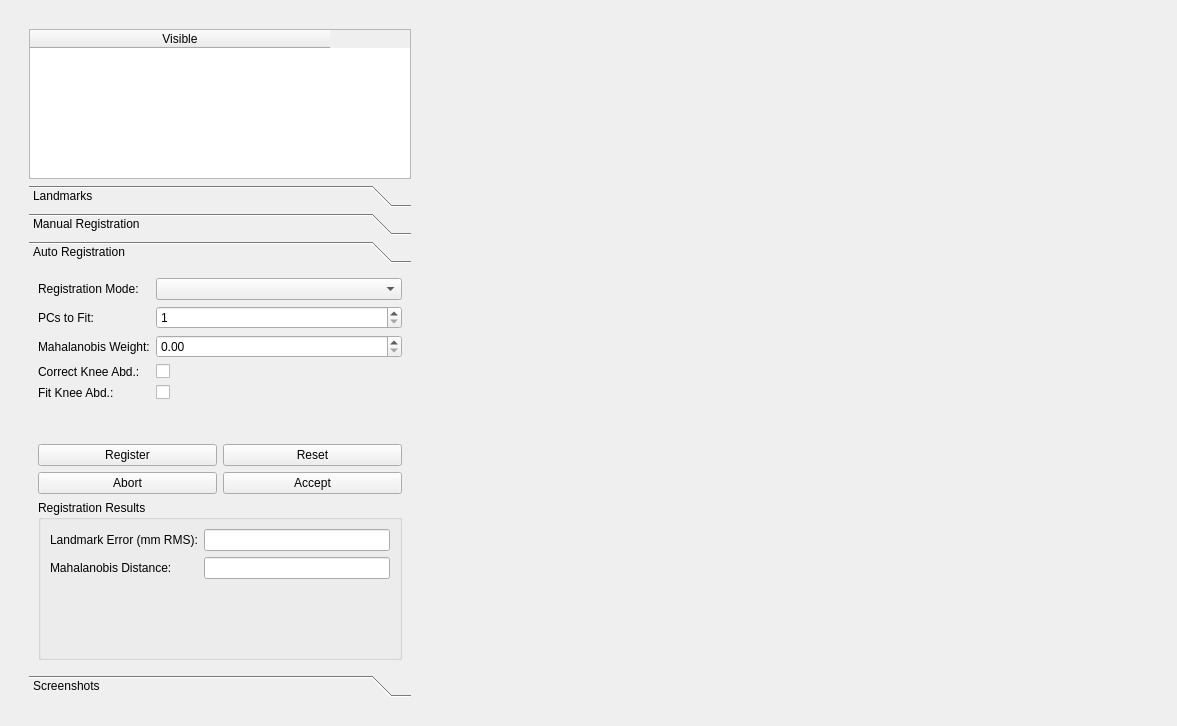
<?xml version="1.0" encoding="UTF-8"?>
<ui version="4.0">
 <class>Dialog</class>
 <widget class="QDialog" name="Dialog">
  <property name="geometry">
   <rect>
    <x>0</x>
    <y>0</y>
    <width>1177</width>
    <height>726</height>
   </rect>
  </property>
  <property name="sizePolicy">
   <sizepolicy hsizetype="Preferred" vsizetype="Preferred">
    <horstretch>0</horstretch>
    <verstretch>0</verstretch>
   </sizepolicy>
  </property>
  <property name="windowTitle">
   <string>Lower Limb Registration</string>
  </property>
  <layout class="QHBoxLayout" name="horizontalLayout_2">
   <item>
    <widget class="QWidget" name="widgetMain" native="true">
     <property name="enabled">
      <bool>true</bool>
     </property>
     <property name="sizePolicy">
      <sizepolicy hsizetype="Preferred" vsizetype="Preferred">
       <horstretch>0</horstretch>
       <verstretch>0</verstretch>
      </sizepolicy>
     </property>
     <property name="maximumSize">
      <size>
       <width>16777215</width>
       <height>16777215</height>
      </size>
     </property>
     <layout class="QGridLayout" name="gridLayout">
      <item row="0" column="1">
       <widget class="MayaviSceneWidget" name="MayaviScene" native="true">
        <property name="sizePolicy">
         <sizepolicy hsizetype="Preferred" vsizetype="Expanding">
          <horstretch>1</horstretch>
          <verstretch>1</verstretch>
         </sizepolicy>
        </property>
       </widget>
      </item>
      <item row="0" column="0">
       <widget class="QWidget" name="widget" native="true">
        <property name="sizePolicy">
         <sizepolicy hsizetype="Preferred" vsizetype="Preferred">
          <horstretch>0</horstretch>
          <verstretch>0</verstretch>
         </sizepolicy>
        </property>
        <property name="minimumSize">
         <size>
          <width>400</width>
          <height>0</height>
         </size>
        </property>
        <property name="maximumSize">
         <size>
          <width>600</width>
          <height>16777215</height>
         </size>
        </property>
        <layout class="QVBoxLayout" name="verticalLayout_3">
         <item>
          <widget class="QTableWidget" name="tableWidget">
           <property name="sizePolicy">
            <sizepolicy hsizetype="Preferred" vsizetype="Maximum">
             <horstretch>0</horstretch>
             <verstretch>0</verstretch>
            </sizepolicy>
           </property>
           <property name="minimumSize">
            <size>
             <width>0</width>
             <height>0</height>
            </size>
           </property>
           <property name="maximumSize">
            <size>
             <width>16777215</width>
             <height>150</height>
            </size>
           </property>
           <property name="sortingEnabled">
            <bool>false</bool>
           </property>
           <attribute name="horizontalHeaderVisible">
            <bool>true</bool>
           </attribute>
           <attribute name="horizontalHeaderCascadingSectionResizes">
            <bool>false</bool>
           </attribute>
           <attribute name="horizontalHeaderMinimumSectionSize">
            <number>300</number>
           </attribute>
           <attribute name="horizontalHeaderDefaultSectionSize">
            <number>300</number>
           </attribute>
           <column>
            <property name="text">
             <string>Visible</string>
            </property>
           </column>
          </widget>
         </item>
         <item>
          <widget class="QToolBox" name="toolBox">
           <property name="minimumSize">
            <size>
             <width>0</width>
             <height>0</height>
            </size>
           </property>
           <property name="currentIndex">
            <number>2</number>
           </property>
           <widget class="QWidget" name="page_2">
            <property name="geometry">
             <rect>
              <x>0</x>
              <y>0</y>
              <width>334</width>
              <height>356</height>
             </rect>
            </property>
            <attribute name="label">
             <string>Landmarks</string>
            </attribute>
            <layout class="QFormLayout" name="formLayout_3">
             <property name="fieldGrowthPolicy">
              <enum>QFormLayout::AllNonFixedFieldsGrow</enum>
             </property>
             <item row="0" column="0" colspan="2">
              <widget class="QTableWidget" name="tableWidgetLandmarks">
               <property name="minimumSize">
                <size>
                 <width>0</width>
                 <height>200</height>
                </size>
               </property>
               <attribute name="horizontalHeaderCascadingSectionResizes">
                <bool>false</bool>
               </attribute>
               <attribute name="horizontalHeaderMinimumSectionSize">
                <number>100</number>
               </attribute>
               <attribute name="horizontalHeaderDefaultSectionSize">
                <number>150</number>
               </attribute>
               <column>
                <property name="text">
                 <string>Model Landmarks</string>
                </property>
               </column>
               <column>
                <property name="text">
                 <string>MoCap Landmarks</string>
                </property>
               </column>
              </widget>
             </item>
             <item row="7" column="0">
              <widget class="QLabel" name="label_23">
               <property name="text">
                <string>Marker Radius</string>
               </property>
              </widget>
             </item>
             <item row="7" column="1">
              <widget class="QDoubleSpinBox" name="doubleSpinBox_markerRadius"/>
             </item>
             <item row="8" column="0">
              <widget class="QLabel" name="label_24">
               <property name="text">
                <string>Skin Padding</string>
               </property>
              </widget>
             </item>
             <item row="8" column="1">
              <widget class="QDoubleSpinBox" name="doubleSpinBox_skinPad"/>
             </item>
             <item row="1" column="1">
              <layout class="QHBoxLayout" name="horizontalLayout">
               <item>
                <widget class="QPushButton" name="pushButton_addLandmark">
                 <property name="text">
                  <string>Add Landmark</string>
                 </property>
                </widget>
               </item>
               <item>
                <widget class="QPushButton" name="pushButton_removeLandmark">
                 <property name="text">
                  <string>Remove Landmarks</string>
                 </property>
                </widget>
               </item>
              </layout>
             </item>
            </layout>
           </widget>
           <widget class="QWidget" name="page">
            <property name="geometry">
             <rect>
              <x>0</x>
              <y>0</y>
              <width>381</width>
              <height>288</height>
             </rect>
            </property>
            <attribute name="label">
             <string>Manual Registration</string>
            </attribute>
            <layout class="QVBoxLayout" name="verticalLayout_5">
             <item>
              <layout class="QFormLayout" name="formLayout_5">
               <property name="fieldGrowthPolicy">
                <enum>QFormLayout::AllNonFixedFieldsGrow</enum>
               </property>
               <item row="1" column="0">
                <widget class="QLabel" name="label_14">
                 <property name="text">
                  <string>Shape Modes:</string>
                 </property>
                </widget>
               </item>
               <item row="2" column="0">
                <widget class="QLabel" name="label_18">
                 <property name="text">
                  <string>Scaling:</string>
                 </property>
                </widget>
               </item>
               <item row="3" column="0">
                <widget class="QLabel" name="label_19">
                 <property name="text">
                  <string>Pelvis Trans.</string>
                 </property>
                </widget>
               </item>
               <item row="3" column="1">
                <layout class="QHBoxLayout" name="horizontalLayout_11">
                 <item>
                  <widget class="QDoubleSpinBox" name="doubleSpinBox_ptx">
                   <property name="minimum">
                    <double>-10000.000000000000000</double>
                   </property>
                   <property name="maximum">
                    <double>10000.000000000000000</double>
                   </property>
                  </widget>
                 </item>
                 <item>
                  <widget class="QDoubleSpinBox" name="doubleSpinBox_pty">
                   <property name="minimum">
                    <double>-10000.000000000000000</double>
                   </property>
                   <property name="maximum">
                    <double>10000.000000000000000</double>
                   </property>
                  </widget>
                 </item>
                 <item>
                  <widget class="QDoubleSpinBox" name="doubleSpinBox_ptz">
                   <property name="minimum">
                    <double>-10000.000000000000000</double>
                   </property>
                   <property name="maximum">
                    <double>10000.000000000000000</double>
                   </property>
                  </widget>
                 </item>
                </layout>
               </item>
               <item row="4" column="0">
                <widget class="QLabel" name="label_20">
                 <property name="text">
                  <string>Pelvis Rot.</string>
                 </property>
                </widget>
               </item>
               <item row="4" column="1">
                <layout class="QHBoxLayout" name="horizontalLayout_12">
                 <item>
                  <widget class="QDoubleSpinBox" name="doubleSpinBox_prx">
                   <property name="minimum">
                    <double>-360.000000000000000</double>
                   </property>
                   <property name="maximum">
                    <double>360.000000000000000</double>
                   </property>
                  </widget>
                 </item>
                 <item>
                  <widget class="QDoubleSpinBox" name="doubleSpinBox_pry">
                   <property name="minimum">
                    <double>-360.000000000000000</double>
                   </property>
                   <property name="maximum">
                    <double>360.000000000000000</double>
                   </property>
                  </widget>
                 </item>
                 <item>
                  <widget class="QDoubleSpinBox" name="doubleSpinBox_prz">
                   <property name="minimum">
                    <double>-360.000000000000000</double>
                   </property>
                   <property name="maximum">
                    <double>360.000000000000000</double>
                   </property>
                  </widget>
                 </item>
                </layout>
               </item>
               <item row="5" column="0">
                <widget class="QLabel" name="label_21">
                 <property name="text">
                  <string>Hip Rot.</string>
                 </property>
                </widget>
               </item>
               <item row="5" column="1">
                <layout class="QHBoxLayout" name="horizontalLayout_13">
                 <item>
                  <widget class="QDoubleSpinBox" name="doubleSpinBox_hipx">
                   <property name="minimum">
                    <double>-360.000000000000000</double>
                   </property>
                   <property name="maximum">
                    <double>360.000000000000000</double>
                   </property>
                  </widget>
                 </item>
                 <item>
                  <widget class="QDoubleSpinBox" name="doubleSpinBox_hipy">
                   <property name="minimum">
                    <double>-360.000000000000000</double>
                   </property>
                   <property name="maximum">
                    <double>360.000000000000000</double>
                   </property>
                  </widget>
                 </item>
                 <item>
                  <widget class="QDoubleSpinBox" name="doubleSpinBox_hipz">
                   <property name="minimum">
                    <double>-360.000000000000000</double>
                   </property>
                   <property name="maximum">
                    <double>360.000000000000000</double>
                   </property>
                  </widget>
                 </item>
                </layout>
               </item>
               <item row="6" column="0">
                <widget class="QLabel" name="label_22">
                 <property name="text">
                  <string>Knee Rot.</string>
                 </property>
                </widget>
               </item>
               <item row="6" column="1">
                <layout class="QHBoxLayout" name="horizontalLayout_14">
                 <item>
                  <widget class="QDoubleSpinBox" name="doubleSpinBox_kneex">
                   <property name="minimum">
                    <double>-180.000000000000000</double>
                   </property>
                   <property name="maximum">
                    <double>180.000000000000000</double>
                   </property>
                  </widget>
                 </item>
                 <item>
                  <widget class="QDoubleSpinBox" name="doubleSpinBox_kneey">
                   <property name="minimum">
                    <double>-180.000000000000000</double>
                   </property>
                   <property name="maximum">
                    <double>180.000000000000000</double>
                   </property>
                  </widget>
                 </item>
                 <item>
                  <widget class="QDoubleSpinBox" name="doubleSpinBox_kneez">
                   <property name="minimum">
                    <double>-180.000000000000000</double>
                   </property>
                   <property name="maximum">
                    <double>180.000000000000000</double>
                   </property>
                  </widget>
                 </item>
                </layout>
               </item>
               <item row="2" column="1">
                <widget class="QDoubleSpinBox" name="doubleSpinBox_scaling">
                 <property name="minimum">
                  <double>-5.000000000000000</double>
                 </property>
                 <property name="maximum">
                  <double>5.000000000000000</double>
                 </property>
                 <property name="singleStep">
                  <double>0.100000000000000</double>
                 </property>
                </widget>
               </item>
               <item row="1" column="1">
                <layout class="QGridLayout" name="gridLayout_3">
                 <item row="1" column="1">
                  <widget class="QDoubleSpinBox" name="doubleSpinBox_pc1">
                   <property name="minimum">
                    <double>-99.000000000000000</double>
                   </property>
                   <property name="maximum">
                    <double>99.000000000000000</double>
                   </property>
                   <property name="singleStep">
                    <double>0.100000000000000</double>
                   </property>
                  </widget>
                 </item>
                 <item row="2" column="3">
                  <widget class="QDoubleSpinBox" name="doubleSpinBox_pc4">
                   <property name="minimum">
                    <double>-99.000000000000000</double>
                   </property>
                   <property name="maximum">
                    <double>99.000000000000000</double>
                   </property>
                   <property name="singleStep">
                    <double>0.100000000000000</double>
                   </property>
                  </widget>
                 </item>
                 <item row="2" column="1">
                  <widget class="QDoubleSpinBox" name="doubleSpinBox_pc3">
                   <property name="minimum">
                    <double>-99.000000000000000</double>
                   </property>
                   <property name="maximum">
                    <double>99.000000000000000</double>
                   </property>
                   <property name="singleStep">
                    <double>0.100000000000000</double>
                   </property>
                  </widget>
                 </item>
                 <item row="1" column="3">
                  <widget class="QDoubleSpinBox" name="doubleSpinBox_pc2">
                   <property name="minimum">
                    <double>-99.000000000000000</double>
                   </property>
                   <property name="maximum">
                    <double>99.000000000000000</double>
                   </property>
                   <property name="singleStep">
                    <double>0.100000000000000</double>
                   </property>
                  </widget>
                 </item>
                 <item row="1" column="0">
                  <widget class="QLabel" name="label">
                   <property name="text">
                    <string>1</string>
                   </property>
                   <property name="alignment">
                    <set>Qt::AlignRight|Qt::AlignTrailing|Qt::AlignVCenter</set>
                   </property>
                  </widget>
                 </item>
                 <item row="1" column="2">
                  <widget class="QLabel" name="label_2">
                   <property name="text">
                    <string>2</string>
                   </property>
                   <property name="alignment">
                    <set>Qt::AlignRight|Qt::AlignTrailing|Qt::AlignVCenter</set>
                   </property>
                  </widget>
                 </item>
                 <item row="2" column="0">
                  <widget class="QLabel" name="label_3">
                   <property name="text">
                    <string>3</string>
                   </property>
                   <property name="alignment">
                    <set>Qt::AlignRight|Qt::AlignTrailing|Qt::AlignVCenter</set>
                   </property>
                  </widget>
                 </item>
                 <item row="2" column="2">
                  <widget class="QLabel" name="label_4">
                   <property name="text">
                    <string>4</string>
                   </property>
                   <property name="alignment">
                    <set>Qt::AlignRight|Qt::AlignTrailing|Qt::AlignVCenter</set>
                   </property>
                  </widget>
                 </item>
                </layout>
               </item>
              </layout>
             </item>
             <item>
              <layout class="QHBoxLayout" name="horizontalLayout_15">
               <item>
                <widget class="QPushButton" name="pushButton_manual_reset">
                 <property name="text">
                  <string>Reset</string>
                 </property>
                </widget>
               </item>
               <item>
                <widget class="QPushButton" name="pushButton_manual_accept">
                 <property name="text">
                  <string>Accept</string>
                 </property>
                </widget>
               </item>
              </layout>
             </item>
            </layout>
           </widget>
           <widget class="QWidget" name="page_reg">
            <property name="geometry">
             <rect>
              <x>0</x>
              <y>0</y>
              <width>378</width>
              <height>379</height>
             </rect>
            </property>
            <attribute name="label">
             <string>Auto Registration</string>
            </attribute>
            <layout class="QVBoxLayout" name="verticalLayout_2">
             <item>
              <layout class="QFormLayout" name="formLayout_4">
               <item row="0" column="0">
                <widget class="QLabel" name="label_13">
                 <property name="text">
                  <string>Registration Mode:</string>
                 </property>
                </widget>
               </item>
               <item row="1" column="0">
                <widget class="QLabel" name="label_11">
                 <property name="text">
                  <string>PCs to Fit:</string>
                 </property>
                </widget>
               </item>
               <item row="1" column="1">
                <widget class="QSpinBox" name="spinBox_pcsToFit">
                 <property name="minimum">
                  <number>1</number>
                 </property>
                </widget>
               </item>
               <item row="2" column="0">
                <widget class="QLabel" name="label_12">
                 <property name="text">
                  <string>Mahalanobis Weight:</string>
                 </property>
                </widget>
               </item>
               <item row="2" column="1">
                <widget class="QDoubleSpinBox" name="spinBox_mWeight">
                 <property name="singleStep">
                  <double>0.100000000000000</double>
                 </property>
                </widget>
               </item>
               <item row="3" column="0">
                <widget class="QLabel" name="label_6">
                 <property name="text">
                  <string>Correct Knee Abd.:</string>
                 </property>
                </widget>
               </item>
               <item row="3" column="1">
                <widget class="QCheckBox" name="checkBox_kneecorr">
                 <property name="text">
                  <string/>
                 </property>
                </widget>
               </item>
               <item row="4" column="0">
                <widget class="QLabel" name="label_10">
                 <property name="text">
                  <string>Fit Knee Abd.:</string>
                 </property>
                </widget>
               </item>
               <item row="4" column="1">
                <widget class="QCheckBox" name="checkBox_kneedof">
                 <property name="text">
                  <string/>
                 </property>
                </widget>
               </item>
               <item row="0" column="1">
                <widget class="QComboBox" name="comboBox_regmode"/>
               </item>
              </layout>
             </item>
             <item>
              <layout class="QGridLayout" name="gridLayout_2">
               <item row="0" column="0">
                <widget class="QPushButton" name="pushButton_auto_reg">
                 <property name="text">
                  <string>Register</string>
                 </property>
                </widget>
               </item>
               <item row="1" column="0">
                <widget class="QPushButton" name="pushButton_auto_abort">
                 <property name="text">
                  <string>Abort</string>
                 </property>
                </widget>
               </item>
               <item row="0" column="1">
                <widget class="QPushButton" name="pushButton_auto_reset">
                 <property name="text">
                  <string>Reset</string>
                 </property>
                </widget>
               </item>
               <item row="1" column="1">
                <widget class="QPushButton" name="pushButton_auto_accept">
                 <property name="text">
                  <string>Accept</string>
                 </property>
                </widget>
               </item>
              </layout>
             </item>
             <item>
              <widget class="QGroupBox" name="errorGroup">
               <property name="title">
                <string>Registration Results</string>
               </property>
               <layout class="QFormLayout" name="formLayout_2">
                <property name="fieldGrowthPolicy">
                 <enum>QFormLayout::AllNonFixedFieldsGrow</enum>
                </property>
                <item row="0" column="0">
                 <widget class="QLabel" name="landmarkErrorLabel">
                  <property name="text">
                   <string>Landmark Error (mm RMS):</string>
                  </property>
                 </widget>
                </item>
                <item row="0" column="1">
                 <widget class="QLineEdit" name="lineEdit_landmarkError">
                  <property name="alignment">
                   <set>Qt::AlignRight|Qt::AlignTrailing|Qt::AlignVCenter</set>
                  </property>
                  <property name="readOnly">
                   <bool>true</bool>
                  </property>
                 </widget>
                </item>
                <item row="1" column="0">
                 <widget class="QLabel" name="mDistLabel">
                  <property name="whatsThis">
                   <string>Percentage of landmarks that have converged to their texture match.</string>
                  </property>
                  <property name="text">
                   <string>Mahalanobis Distance:</string>
                  </property>
                 </widget>
                </item>
                <item row="1" column="1">
                 <widget class="QLineEdit" name="lineEdit_mDist">
                  <property name="alignment">
                   <set>Qt::AlignRight|Qt::AlignTrailing|Qt::AlignVCenter</set>
                  </property>
                  <property name="readOnly">
                   <bool>true</bool>
                  </property>
                 </widget>
                </item>
               </layout>
              </widget>
             </item>
            </layout>
           </widget>
           <widget class="QWidget" name="Screenshot">
            <property name="geometry">
             <rect>
              <x>0</x>
              <y>0</y>
              <width>191</width>
              <height>143</height>
             </rect>
            </property>
            <attribute name="label">
             <string>Screenshots</string>
            </attribute>
            <layout class="QFormLayout" name="formLayout">
             <item row="0" column="0">
              <widget class="QLabel" name="pixelsXLabel">
               <property name="sizePolicy">
                <sizepolicy hsizetype="Fixed" vsizetype="Preferred">
                 <horstretch>0</horstretch>
                 <verstretch>0</verstretch>
                </sizepolicy>
               </property>
               <property name="text">
                <string>Pixels X:</string>
               </property>
              </widget>
             </item>
             <item row="0" column="1">
              <widget class="QLineEdit" name="screenshotPixelXLineEdit">
               <property name="sizePolicy">
                <sizepolicy hsizetype="Expanding" vsizetype="Fixed">
                 <horstretch>0</horstretch>
                 <verstretch>0</verstretch>
                </sizepolicy>
               </property>
               <property name="text">
                <string>800</string>
               </property>
              </widget>
             </item>
             <item row="1" column="0">
              <widget class="QLabel" name="pixelsYLabel">
               <property name="sizePolicy">
                <sizepolicy hsizetype="Fixed" vsizetype="Preferred">
                 <horstretch>0</horstretch>
                 <verstretch>0</verstretch>
                </sizepolicy>
               </property>
               <property name="text">
                <string>Pixels Y:</string>
               </property>
              </widget>
             </item>
             <item row="1" column="1">
              <widget class="QLineEdit" name="screenshotPixelYLineEdit">
               <property name="sizePolicy">
                <sizepolicy hsizetype="Expanding" vsizetype="Fixed">
                 <horstretch>0</horstretch>
                 <verstretch>0</verstretch>
                </sizepolicy>
               </property>
               <property name="text">
                <string>600</string>
               </property>
              </widget>
             </item>
             <item row="2" column="0">
              <widget class="QLabel" name="screenshotFilenameLabel">
               <property name="text">
                <string>Filename:</string>
               </property>
              </widget>
             </item>
             <item row="2" column="1">
              <widget class="QLineEdit" name="screenshotFilenameLineEdit">
               <property name="sizePolicy">
                <sizepolicy hsizetype="Expanding" vsizetype="Fixed">
                 <horstretch>0</horstretch>
                 <verstretch>0</verstretch>
                </sizepolicy>
               </property>
               <property name="text">
                <string>screenshot.png</string>
               </property>
              </widget>
             </item>
             <item row="3" column="1">
              <widget class="QPushButton" name="screenshotSaveButton">
               <property name="sizePolicy">
                <sizepolicy hsizetype="Preferred" vsizetype="Fixed">
                 <horstretch>0</horstretch>
                 <verstretch>0</verstretch>
                </sizepolicy>
               </property>
               <property name="text">
                <string>Save Screenshot</string>
               </property>
              </widget>
             </item>
            </layout>
           </widget>
          </widget>
         </item>
        </layout>
       </widget>
      </item>
     </layout>
    </widget>
   </item>
  </layout>
 </widget>
 <customwidgets>
  <customwidget>
   <class>MayaviSceneWidget</class>
   <extends>QWidget</extends>
   <header>mayaviscenewidget.h</header>
   <container>1</container>
  </customwidget>
 </customwidgets>
 <tabstops>
  <tabstop>tableWidget</tabstop>
  <tabstop>tableWidgetLandmarks</tabstop>
  <tabstop>pushButton_addLandmark</tabstop>
  <tabstop>pushButton_removeLandmark</tabstop>
  <tabstop>doubleSpinBox_markerRadius</tabstop>
  <tabstop>doubleSpinBox_skinPad</tabstop>
  <tabstop>doubleSpinBox_pc1</tabstop>
  <tabstop>doubleSpinBox_pc2</tabstop>
  <tabstop>doubleSpinBox_pc3</tabstop>
  <tabstop>doubleSpinBox_pc4</tabstop>
  <tabstop>doubleSpinBox_scaling</tabstop>
  <tabstop>doubleSpinBox_ptx</tabstop>
  <tabstop>doubleSpinBox_pty</tabstop>
  <tabstop>doubleSpinBox_ptz</tabstop>
  <tabstop>doubleSpinBox_prx</tabstop>
  <tabstop>doubleSpinBox_pry</tabstop>
  <tabstop>doubleSpinBox_prz</tabstop>
  <tabstop>doubleSpinBox_hipx</tabstop>
  <tabstop>doubleSpinBox_hipy</tabstop>
  <tabstop>doubleSpinBox_hipz</tabstop>
  <tabstop>doubleSpinBox_kneex</tabstop>
  <tabstop>doubleSpinBox_kneey</tabstop>
  <tabstop>doubleSpinBox_kneez</tabstop>
  <tabstop>pushButton_manual_reset</tabstop>
  <tabstop>pushButton_manual_accept</tabstop>
  <tabstop>comboBox_regmode</tabstop>
  <tabstop>spinBox_pcsToFit</tabstop>
  <tabstop>spinBox_mWeight</tabstop>
  <tabstop>checkBox_kneecorr</tabstop>
  <tabstop>checkBox_kneedof</tabstop>
  <tabstop>pushButton_auto_reg</tabstop>
  <tabstop>pushButton_auto_reset</tabstop>
  <tabstop>pushButton_auto_abort</tabstop>
  <tabstop>pushButton_auto_accept</tabstop>
  <tabstop>lineEdit_landmarkError</tabstop>
  <tabstop>lineEdit_mDist</tabstop>
  <tabstop>screenshotPixelXLineEdit</tabstop>
  <tabstop>screenshotPixelYLineEdit</tabstop>
  <tabstop>screenshotFilenameLineEdit</tabstop>
  <tabstop>screenshotSaveButton</tabstop>
 </tabstops>
 <resources/>
 <connections/>
</ui>
